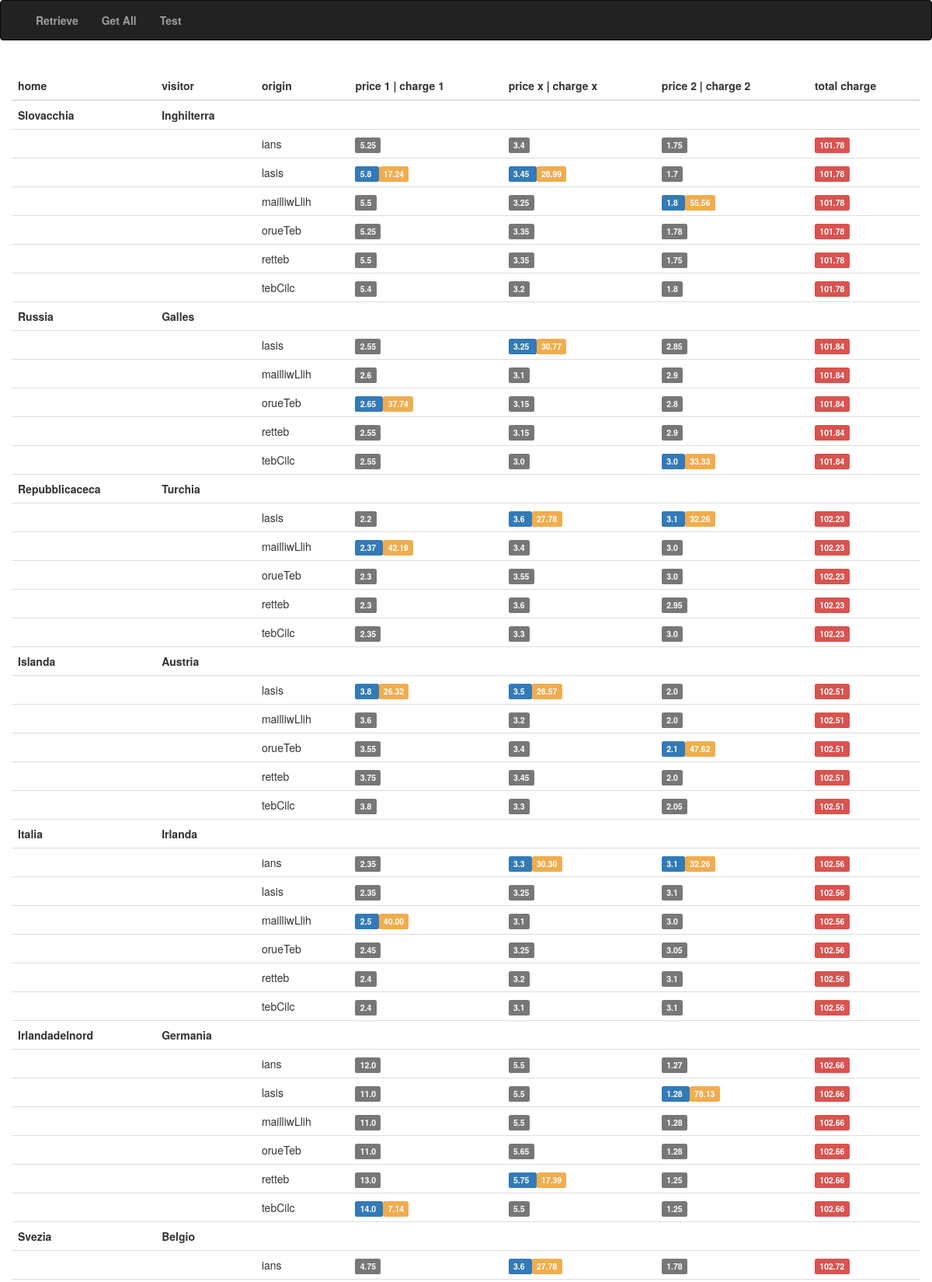
/visualizer/ (upper part), run on the app's committed database.
### retriever/models.py (models this page shows, shortened)
class Match(models.Model):
    origin = models.CharField(max_length=255)
    datetime = models.DateTimeField()
    home = models.CharField(max_length=255)
    visitor = models.CharField(max_length=255)
    price_1 = models.FloatField()
    price_x = models.FloatField()
    price_2 = models.FloatField()

### visualizer/views.py (the view)
def index(request):
    context = {}
    data = list()
    matches = Match.objects.all()
    homes = [m.home for m in matches]
    homes_set = set(list(homes))
    for home in homes_set:
        local = matches.filter(home=home)
        visitor = local[0].visitor
        local = matches.filter(home=home, visitor=visitor)
        if len(local) > 1:
            max_1 = local[0].price_1
            match_1_max = 0
            max_x = local[0].price_x
            match_x_max = 0
            max_2 = local[0].price_2
            match_2_max = 0
            for idx, local_match in enumerate(local):
                if local_match.price_1 > max_1:
                    max_1 = local_match.price_1
                    match_1_max = idx
                if local_match.price_x > max_x:
                    max_x = local_match.price_x
                    match_x_max = idx
                if local_match.price_2 > max_2:
                    max_2 = local_match.price_2
                    match_2_max = idx
            cost_1 = PAYMENT / max_1
            cost_x = PAYMENT / max_x
            cost_2 = PAYMENT / max_2
            total_cost = cost_1 + cost_x + cost_2
            datum = {'home': home, 'visitor': visitor, 'datetime': datetime.now(), 'matches': local,
                     'max_1': max_1, 'max_x': max_x, 'max_2': max_2, 'match_1_max': match_1_max,
                     'match_x_max': match_x_max, 'match_2_max': match_2_max, 'cost_1': cost_1, 'cost_x': cost_x,
                     'cost_2': cost_2, 'total_cost': total_cost}
            if not present(datum, data):
                data.append(datum)
    sorted_data = sorted(data, key=lambda k: k['total_cost'])
    context['data'] = sorted_data
    context['payment'] = PAYMENT
    return render(request, 'index.html', context)

### visualizer/views.py (called while the page is built)
def present(datum, data):
    for d in data:
        if d["home"] == datum["home"] and d["visitor"] == datum["visitor"] and d["datetime"] == datum["datetime"]:
            return True
    return False

### visualizer/templates/index.html (shortened to what this page needs)
{% load static %}
<!DOCTYPE html>
<html lang="en">
  <head>
    <link href="{% static 'bootstrap/dist/css/bootstrap.min.css' %}" rel="stylesheet">
  </head>
  <body>
    {% include "navbar.html" %}
    <br>
    <div class="col-lg-12">
        <table class="table">
          <thead>
              <tr>
                  <th>home</th>
                  <th>visitor</th>
                  <th>origin</th>
                  <th>price 1 | charge 1</th>
                  <th>price x | charge x</th>
                  <th>price 2 | charge 2</th>
                  <th>total charge</th>
              </tr>
          </thead>
          <tbody>
          {% for datum in data %}
                <tr>
                    <td><b>{{ datum.home }}</b></td>
                    <td><b>{{ datum.visitor }}</b></td>
                    <td></td>
                    <td></td>
                    <td></td>
                    <td></td>
                    <td></td>
                </tr>
            {% for record in datum.matches %}
                <tr>
                    <td></td>
                    <td></td>
                    <td>{{ record.origin }}</td>
                    <td>
                        {% if forloop.counter0 == datum.match_1_max %}
                            <span class="label label-primary">
                                {{ record.price_1 }}
                            </span>
                            <span class="label label-warning">{{ datum.cost_1|floatformat:2 }}</span>
                        {% else %}
                            <span class="label label-default">
                                {{ record.price_1 }}
                            </span>
                        {% endif %}
                    </td>
                    <td>
                        {% if forloop.counter0 == datum.match_x_max %}
                            <span class="label label-primary">
                                {{ record.price_x }}
                            </span>
                            <span class="label label-warning">{{ datum.cost_x|floatformat:2 }}</span>
                        {% else %}
                            <span class="label label-default">
                                {{ record.price_x }}
                            </span>
                        {% endif %}
                    </td>
                    <td>
                        {% if forloop.counter0 == datum.match_2_max %}
                            <span class="label label-primary">
                                {{ record.price_2 }}
                            </span>
                            <span class="label label-warning">{{ datum.cost_2|floatformat:2 }}</span>
                        {% else %}
                            <span class="label label-default">
                                {{ record.price_2 }}
                            </span>
                        {% endif %}
                    </td>
                    <td>
                        {% if datum.total_cost < payment %}
                            <span class="label label-success">
                        {% else %}
                            <span class="label label-danger">
                        {% endif %}
                                {{ datum.total_cost|floatformat:2 }}
                            </span>
                    </td>
                </tr>
            {% endfor %}
          {% endfor %}
          </tbody>
      </table>
    </div>
  </body>
</html>

### data on the page
Match: home "Slovacchia", visitor "Inghilterra", origin "ians", price_1 "5.25", price_x "3.4", price_2 "1.75", total_cost "101.78"
Match: origin "lasis", price_1 "5.8", cost_1 "17.24", price_x "3.45", cost_x "28.99", price_2 "1.7", total_cost "101.78"
Match: origin "mailliwLlih", price_1 "5.5", price_x "3.25", price_2 "1.8", cost_2 "55.56", total_cost "101.78"
Match: origin "orueTeb", price_1 "5.25", price_x "3.35", price_2 "1.78", total_cost "101.78"
Match: origin "retteb", price_1 "5.5", price_x "3.35", price_2 "1.75", total_cost "101.78"
Match: origin "tebCilc", price_1 "5.4", price_x "3.2", price_2 "1.8", total_cost "101.78"
Match: home "Russia", visitor "Galles", origin "lasis", price_1 "2.55", price_x "3.25", cost_x "30.77", price_2 "2.85", total_cost "101.84"
Match: origin "mailliwLlih", price_1 "2.6", price_x "3.1", price_2 "2.9", total_cost "101.84"
Match: origin "orueTeb", price_1 "2.65", cost_1 "37.74", price_x "3.15", price_2 "2.8", total_cost "101.84"
Match: origin "retteb", price_1 "2.55", price_x "3.15", price_2 "2.9", total_cost "101.84"
Match: origin "tebCilc", price_1 "2.55", price_x "3.0", price_2 "3.0", cost_2 "33.33", total_cost "101.84"
Match: home "Repubblicaceca", visitor "Turchia", origin "lasis", price_1 "2.2", price_x "3.6", cost_x "27.78", price_2 "3.1", cost_2 "32.26", total_cost "102.23"
Match: origin "mailliwLlih", price_1 "2.37", cost_1 "42.19", price_x "3.4", price_2 "3.0", total_cost "102.23"
Match: origin "orueTeb", price_1 "2.3", price_x "3.55", price_2 "3.0", total_cost "102.23"
Match: origin "retteb", price_1 "2.3", price_x "3.6", price_2 "2.95", total_cost "102.23"
Match: origin "tebCilc", price_1 "2.35", price_x "3.3", price_2 "3.0", total_cost "102.23"
Match: home "Islanda", visitor "Austria", origin "lasis", price_1 "3.8", cost_1 "26.32", price_x "3.5", cost_x "28.57", price_2 "2.0", total_cost "102.51"
Match: origin "mailliwLlih", price_1 "3.6", price_x "3.2", price_2 "2.0", total_cost "102.51"
Match: origin "orueTeb", price_1 "3.55", price_x "3.4", price_2 "2.1", cost_2 "47.62", total_cost "102.51"
Match: origin "retteb", price_1 "3.75", price_x "3.45", price_2 "2.0", total_cost "102.51"
Match: origin "tebCilc", price_1 "3.8", price_x "3.3", price_2 "2.05", total_cost "102.51"
Match: home "Italia", visitor "Irlanda", origin "ians", price_1 "2.35", price_x "3.3", cost_x "30.30", price_2 "3.1", cost_2 "32.26", total_cost "102.56"
Match: origin "lasis", price_1 "2.35", price_x "3.25", price_2 "3.1", total_cost "102.56"
Match: origin "mailliwLlih", price_1 "2.5", cost_1 "40.00", price_x "3.1", price_2 "3.0", total_cost "102.56"
Match: origin "orueTeb", price_1 "2.45", price_x "3.25", price_2 "3.05", total_cost "102.56"
Match: origin "retteb", price_1 "2.4", price_x "3.2", price_2 "3.1", total_cost "102.56"
Match: origin "tebCilc", price_1 "2.4", price_x "3.1", price_2 "3.1", total_cost "102.56"
Match: home "Irlandadelnord", visitor "Germania", origin "ians", price_1 "12.0", price_x "5.5", price_2 "1.27", total_cost "102.66"
Match: origin "lasis", price_1 "11.0", price_x "5.5", price_2 "1.28", cost_2 "78.13", total_cost "102.66"
Match: origin "mailliwLlih", price_1 "11.0", price_x "5.5", price_2 "1.28", total_cost "102.66"
Match: origin "orueTeb", price_1 "11.0", price_x "5.65", price_2 "1.28", total_cost "102.66"
Match: origin "retteb", price_1 "13.0", price_x "5.75", cost_x "17.39", price_2 "1.25", total_cost "102.66"
Match: origin "tebCilc", price_1 "14.0", cost_1 "7.14", price_x "5.5", price_2 "1.25", total_cost "102.66"
Match: home "Svezia", visitor "Belgio", origin "ians", price_1 "4.75", price_x "3.6", cost_x "27.78", price_2 "1.78", total_cost "102.72"
